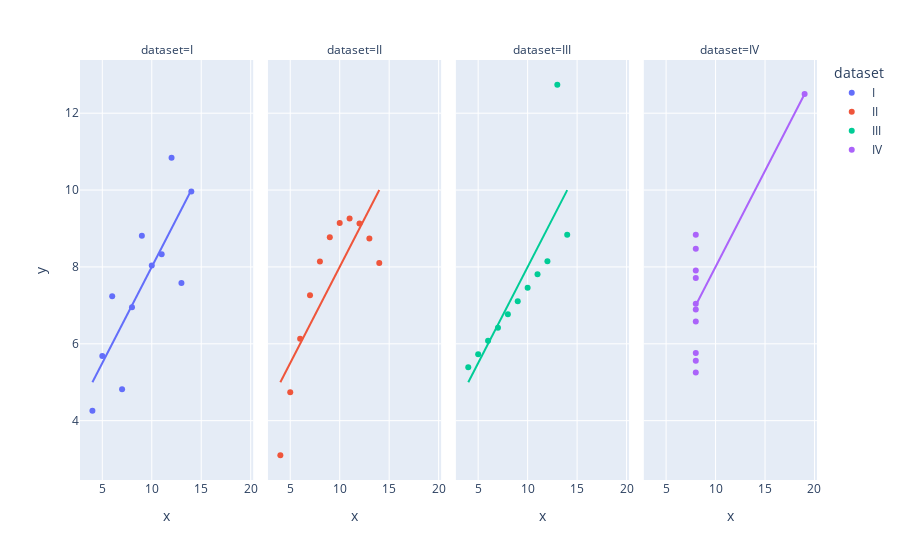

Source (notebook cell):
### Markdown cell above
### Part D

Use facet graphing to graph a scatterplot of `x` versus `y` for each dataset. Colorize each of the scatterplots based on the `dataset`.  Include the linear regression equation on each of the graphs but do not include the confidence bands.

### Code cell
fig = px.scatter(anscombe_df, x="x", y="y", color="dataset", facet_col="dataset", trendline = "ols")

fig.show()

sns.set_style('whitegrid')

sns.lmplot(data = anscombe_df, x="x", y="y", col = "dataset", hue = "dataset", legend = True, ci = None)
plt.legend(labels = ["I", "II", "III", "IV"])

### Figure 1 — Plotly figure (JSON) as saved in the notebook; plotly's stock layout.template omitted (floating-point values rounded to 4 significant figures)
{"data": [{"hovertemplate": "dataset=I<br>x=%{x}<br>y=%{y}<extra></extra>", "legendgroup": "I", "marker": {"color": "#636efa", "symbol": "circle"}, "mode": "markers", "name": "I", "orientation": "v", "showlegend": true, "type": "scatter", "x": [10, 8, 13, 9, 11, 14, 6, 4, 12, 7, 5], "xaxis": "x", "y": [8.04, 6.95, 7.58, 8.81, 8.33, 9.96, 7.24, 4.26, 10.84, 4.82, 5.68], "yaxis": "y"}, {"hovertemplate": "<b>OLS trendline</b><br>y = 0.500091 * x + 3.00009<br>R<sup>2</sup>=0.666542<br><br>dataset=I<br>x=%{x}<br>y=%{y} <b>(trend)</b><extra></extra>", "legendgroup": "I", "marker": {"color": "#636efa", "symbol": "circle"}, "mode": "lines", "name": "I", "showlegend": false, "type": "scatter", "x": [4, 5, 6, 7, 8, 9, 10, 11, 12, 13, 14], "xaxis": "x", "y": [5.0, 5.501, 6.001, 6.501, 7.001, 7.501, 8.001, 8.501, 9.001, 9.501, 10.0], "yaxis": "y"}, {"hovertemplate": "dataset=II<br>x=%{x}<br>y=%{y}<extra></extra>", "legendgroup": "II", "marker": {"color": "#EF553B", "symbol": "circle"}, "mode": "markers", "name": "II", "orientation": "v", "showlegend": true, "type": "scatter", "x": [10, 8, 13, 9, 11, 14, 6, 4, 12, 7, 5], "xaxis": "x2", "y": [9.14, 8.14, 8.74, 8.77, 9.26, 8.1, 6.13, 3.1, 9.13, 7.26, 4.74], "yaxis": "y2"}, {"hovertemplate": "<b>OLS trendline</b><br>y = 0.5 * x + 3.00091<br>R<sup>2</sup>=0.666242<br><br>dataset=II<br>x=%{x}<br>y=%{y} <b>(trend)</b><extra></extra>", "legendgroup": "II", "marker": {"color": "#EF553B", "symbol": "circle"}, "mode": "lines", "name": "II", "showlegend": false, "type": "scatter", "x": [4, 5, 6, 7, 8, 9, 10, 11, 12, 13, 14], "xaxis": "x2", "y": [5.001, 5.501, 6.001, 6.501, 7.001, 7.501, 8.001, 8.501, 9.001, 9.501, 10.0], "yaxis": "y2"}, {"hovertemplate": "dataset=III<br>x=%{x}<br>y=%{y}<extra></extra>", "legendgroup": "III", "marker": {"color": "#00cc96", "symbol": "circle"}, "mode": "markers", "name": "III", "orientation": "v", "showlegend": true, "type": "scatter", "x": [10, 8, 13, 9, 11, 14, 6, 4, 12, 7, 5], "xaxis": "x3", "y": [7.46, 6.77, 12.74, 7.11, 7.81, 8.84, 6.08, 5.39, 8.15, 6.42, 5.73], "yaxis": "y3"}, {"hovertemplate": "<b>OLS trendline</b><br>y = 0.499727 * x + 3.00245<br>R<sup>2</sup>=0.666324<br><br>dataset=III<br>x=%{x}<br>y=%{y} <b>(trend)</b><extra></extra>", "legendgroup": "III", "marker": {"color": "#00cc96", "symbol": "circle"}, "mode": "lines", "name": "III", "showlegend": false, "type": "scatter", "x": [4, 5, 6, 7, 8, 9, 10, 11, 12, 13, 14], "xaxis": "x3", "y": [5.001, 5.501, 6.001, 6.501, 7.0, 7.5, 8.0, 8.499, 8.999, 9.499, 9.999], "yaxis": "y3"}, {"hovertemplate": "dataset=IV<br>x=%{x}<br>y=%{y}<extra></extra>", "legendgroup": "IV", "marker": {"color": "#ab63fa", "symbol": "circle"}, "mode": "markers", "name": "IV", "orientation": "v", "showlegend": true, "type": "scatter", "x": [8, 8, 8, 8, 8, 8, 8, 19, 8, 8, 8], "xaxis": "x4", "y": [6.58, 5.76, 7.71, 8.84, 8.47, 7.04, 5.25, 12.5, 5.56, 7.91, 6.89], "yaxis": "y4"}, {"hovertemplate": "<b>OLS trendline</b><br>y = 0.499909 * x + 3.00173<br>R<sup>2</sup>=0.666707<br><br>dataset=IV<br>x=%{x}<br>y=%{y} <b>(trend)</b><extra></extra>", "legendgroup": "IV", "marker": {"color": "#ab63fa", "symbol": "circle"}, "mode": "lines", "name": "IV", "showlegend": false, "type": "scatter", "x": [8, 8, 8, 8, 8, 8, 8, 8, 8, 8, 19], "xaxis": "x4", "y": [7.001, 7.001, 7.001, 7.001, 7.001, 7.001, 7.001, 7.001, 7.001, 7.001, 12.5], "yaxis": "y4"}], "layout": {"annotations": [{"font": {}, "showarrow": false, "text": "dataset=I", "x": 0.1175, "xanchor": "center", "xref": "paper", "y": 1, "yanchor": "bottom", "yref": "paper"}, {"font": {}, "showarrow": false, "text": "dataset=II", "x": 0.3725, "xanchor": "center", "xref": "paper", "y": 1, "yanchor": "bottom", "yref": "paper"}, {"font": {}, "showarrow": false, "text": "dataset=III", "x": 0.6275, "xanchor": "center", "xref": "paper", "y": 1, "yanchor": "bottom", "yref": "paper"}, {"font": {}, "showarrow": false, "text": "dataset=IV", "x": 0.8825, "xanchor": "center", "xref": "paper", "y": 1, "yanchor": "bottom", "yref": "paper"}], "autosize": true, "legend": {"title": {"text": "dataset"}, "tracegroupgap": 0}, "margin": {"t": 60}, "xaxis": {"anchor": "y", "autorange": true, "domain": [0, 0.235], "range": [2.772, 20.23], "title": {"text": "x"}, "type": "linear"}, "xaxis2": {"anchor": "y2", "autorange": true, "domain": [0.255, 0.49], "matches": "x", "range": [2.772, 20.23], "title": {"text": "x"}, "type": "linear"}, "xaxis3": {"anchor": "y3", "autorange": true, "domain": [0.51, 0.745], "matches": "x", "range": [2.772, 20.23], "title": {"text": "x"}, "type": "linear"}, "xaxis4": {"anchor": "y4", "autorange": true, "domain": [0.765, 1.0], "matches": "x", "range": [2.772, 20.23], "title": {"text": "x"}, "type": "linear"}, "yaxis": {"anchor": "x", "autorange": true, "domain": [0, 1], "range": [2.354, 13.49], "title": {"text": "y"}, "type": "linear"}, "yaxis2": {"anchor": "x2", "autorange": true, "domain": [0, 1], "matches": "y", "range": [2.354, 13.49], "showticklabels": false, "type": "linear"}, "yaxis3": {"anchor": "x3", "autorange": true, "domain": [0, 1], "matches": "y", "range": [2.354, 13.49], "showticklabels": false, "type": "linear"}, "yaxis4": {"anchor": "x4", "autorange": true, "domain": [0, 1], "matches": "y", "range": [2.354, 13.49], "showticklabels": false, "type": "linear"}}}
